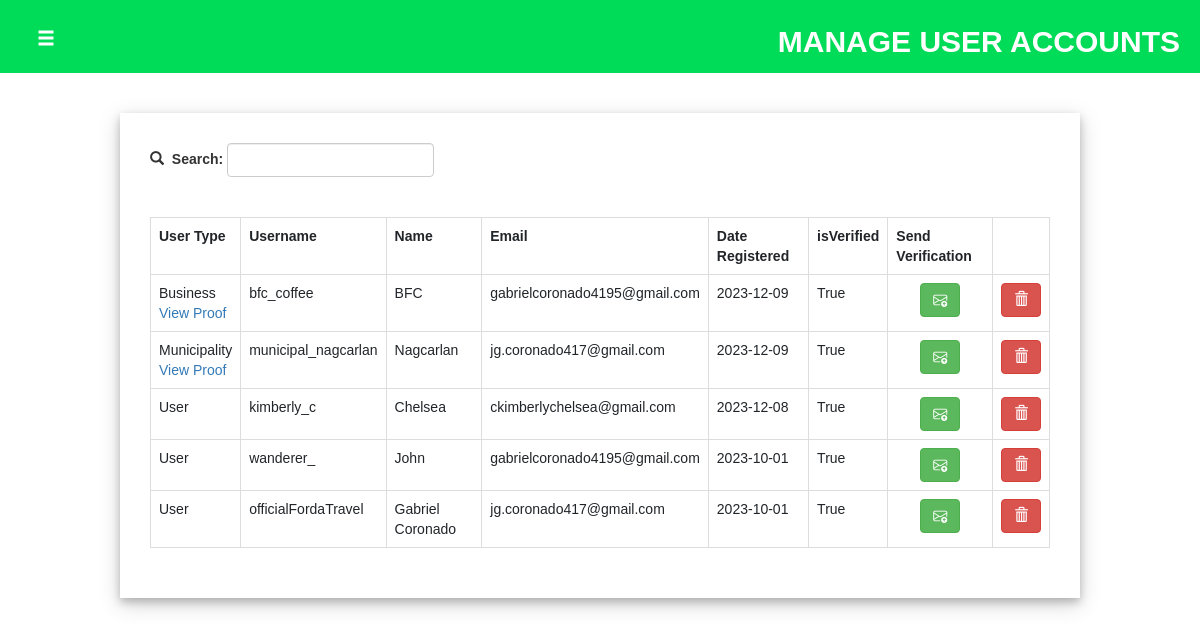
Screenshot of /adminside/user_accounts/user_accounts.php (signed in) with the database file from the repository.
### tables this page shows
CREATE TABLE `tbl_users` (
  `id` int(11) NOT NULL,
  `fld_type` varchar(50) DEFAULT NULL,
  `fld_username` varchar(255) NOT NULL,
  `fld_password` varchar(255) NOT NULL,
  `fld_name` varchar(255) NOT NULL,
  `fld_email` varchar(255) NOT NULL,
  `fld_profpic` varchar(1000) DEFAULT NULL,
  `fld_about` mediumtext DEFAULT NULL,
  `fld_code` varchar(255) NOT NULL,
  `fld_datejoin` date DEFAULT NULL,
  `fld_isVerified` tinyint(1) NOT NULL,
  `fld_imgproof` varchar(1000) DEFAULT NULL
);

### adminside/user_accounts/user_accounts.php (the view, shortened to what this page needs)
<?php
    include("../navbar.php");
?>
<!DOCTYPE html>
<html lang="en">
<head>
    <link rel="stylesheet" href="https://cdn.jsdelivr.net/npm/bootstrap-icons@1.11.1/font/bootstrap-icons.css">
    <link rel="stylesheet" href="u_accountstyle.css">
</head>
<body>
<div class="header" id="headercontainer">
            <button type="button" class="btn btn-dark btn-lg" id="btn_menu"><span class="glyphicon glyphicon-menu-hamburger"></span></button>
            <h2 id="headertitle">MANAGE USER ACCOUNTS</h2>
        </div>
    <div id="container">
        <br><br>
        <div class="accountsdiv">
            <div class="searchdiv">
                <form action="user_accounts.php" method="get">
                    <table>
                        <tr>
                            <td style="padding-top: 3px;"><span class="glyphicon glyphicon-search"></span>&nbsp;&nbsp;<label> Search: </label>&nbsp;</td>
                            <td><input type="text" class="form-control" name="search_name" onchange="this.form.submit()"> </td>
                        </tr>
                    </table>
                </form>
            </div>
            <br><br>
            <table class="table table-bordered">
                <tr>
                    <th>User Type</th><th>Username</th><th>Name</th><th>Email</th><th>Date Registered</th><th>isVerified</th><th>Send Verification <i><span id='verify_message'></span></i></th><th></th>
                </tr>
                <?php
                    if(isset($_GET["search_name"])){
                        $result =  $conn->query("select * from tbl_users where fld_name like '$_GET[search_name]%' or fld_type like '$_GET[search_name]' ORDER BY ID DESC");
                    }else{
                        $result = $conn->query("select * from tbl_users ORDER BY ID DESC");
                    }
                    while($row=$result->fetch_assoc()){
                        echo "<tr>";
                            if($row["fld_type"] == "Business" || $row["fld_type"] == "Municipality"){
                            echo "<td>$row[fld_type] <br><span class='btn_viewproof'><a href='https://drive.google.com/uc?export=view&id=".stripslashes($row["fld_imgproof"])."' target='_blank'>View Proof</a></span></td>";
                            }else{
                                echo "<td>$row[fld_type]</td>";
                            }
                            echo "<td>$row[fld_username]</td>
                            <td>$row[fld_name]</td>
                            <td>$row[fld_email]</td>
                            <td>$row[fld_datejoin]</td>";
                            if($row["fld_isVerified"] == 1){
                                echo "<td>True</td>";
                            }elseif($row["fld_isVerified"] == 0){
                                echo "<td>False</td>";
                            }
                        echo "<td style='text-align:center;'><button type='button' class='btn btn-success' onclick=sendEmail('$row[fld_email]'".",'$row[fld_username]"."') ><i class='bi bi-envelope-arrow-up'></i></button></td>
                        <td style='text-align:center;'><button type='button' class='btn btn-danger' onclick=del('$row[id]')><span class='glyphicon glyphicon-trash'></span></button></td>
                        </tr>";
                    }
                ?>
            </table>
        </div>
    </div>
</body>
</html>

### adminside/user_accounts/u_accountstyle.css (style rules this page uses)
body { background-color: white; }
#container { height:auto; }
#headercontainer { width: 100%; background-color: #00DB58; color: white; padding: 5px; padding-left: 20px; padding-right: 20px; overflow: hidden; }
#btn_menu { float: left; background-color: transparent; transform: translateY(25%); }
#headertitle { float: right; font-weight: bold; }
.accountsdiv { background-color: white; padding: 30px; margin-top: 20px; margin-bottom: 20px; margin: 0 auto; width: 80%; box-shadow: 0 4px 8px 0 rgba(0, 0, 0, 0.2), 0 6px 20px 0 rgba(0, 0, 0, 0.19); overflow: auto; }

### adminside/navbar.php (style rules this page uses)
body { margin: 0; font-family: Arial, Helvetica, sans-serif; }

### rows the page displays
tbl_users: fld_type "Business", fld_username "bfc_coffee", fld_name "BFC", fld_email "gabrielcoronado4195@gmail.com", fld_datejoin "2023-12-09", fld_isVerified "True"
tbl_users: fld_type "Municipality", fld_username "municipal_nagcarlan", fld_name "Nagcarlan", fld_email "jg.coronado417@gmail.com", fld_datejoin "2023-12-09", fld_isVerified "True"
tbl_users: fld_type "User", fld_username "kimberly_c", fld_name "Chelsea", fld_email "ckimberlychelsea@gmail.com", fld_datejoin "2023-12-08", fld_isVerified "True"
tbl_users: fld_type "User", fld_username "wanderer_", fld_name "John", fld_email "gabrielcoronado4195@gmail.com", fld_datejoin "2023-10-01", fld_isVerified "True"
tbl_users: fld_type "User", fld_username "officialFordaTravel", fld_name "Gabriel Coronado", fld_email "jg.coronado417@gmail.com", fld_datejoin "2023-10-01", fld_isVerified "True"
